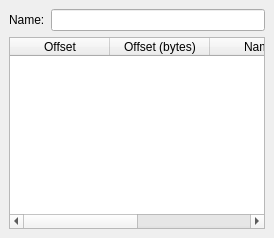
      <widget class="QWidget" name="tab_2" >
       <attribute name="title" >
        <string>Structs</string>
       </attribute>
       <layout class="QVBoxLayout" >
        <property name="margin" >
         <number>9</number>
        </property>
        <property name="spacing" >
         <number>6</number>
        </property>
        <item>
         <layout class="QHBoxLayout" >
          <property name="margin" >
           <number>0</number>
          </property>
          <property name="spacing" >
           <number>6</number>
          </property>
          <item>
           <widget class="QLabel" name="label_14" >
            <property name="text" >
             <string>Name:</string>
            </property>
           </widget>
          </item>
          <item>
           <widget class="QLineEdit" name="structName" />
          </item>
         </layout>
        </item>
        <item>
         <widget class="QTableWidget" name="structMembers" >
          <property name="showGrid" >
           <bool>false</bool>
          </property>
          <column>
           <property name="text" >
            <string>Offset</string>
           </property>
          </column>
          <column>
           <property name="text" >
            <string>Offset (bytes)</string>
           </property>
          </column>
          <column>
           <property name="text" >
            <string>Name</string>
           </property>
          </column>
          <column>
           <property name="text" >
            <string>Size</string>
           </property>
          </column>
         </widget>
        </item>
       </layout>
      </widget>
